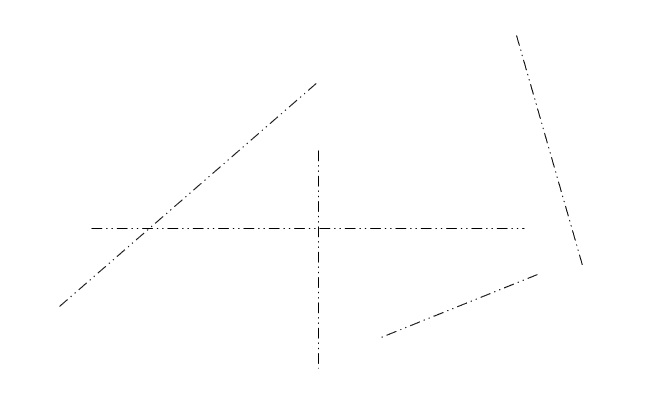
#> input picture HW2/lines1.jpg, 656 x 399 px; the run also reads 1 picture not shown here
$ jupyter execute --allow-errors 'hw2 - test5.ipynb'   (shell and % lines are left out)
#> lines starting #> are read from the running program, lines starting #| are printed output that depends on the picture; after the words box and inside, x2 and y2 are one past the last pixel; in counts of white or black regions, pixels touching at a corner belong together
#> in straight_lines, input_img is the input picture: shape (399, 656, 3); min 0, max 255, mean 254.2
## <span style="color:blue"> Computer Vision - Winter 2024

## <span style="color:blue"> Exercise 2 </span>
**Reichman University**

**Lecturer:** Prof. Yael Moses, RUNI

**TA:** Eyal Friedman, RUNI

**Submission date: 25.1.24** \
Note: In case you need an extension for any reason, you can submit it by 29.1.24. \
No extra extensions will be given.
In case you are in miluim - please contact Yael directly.

**Your name: [Your Name]**
**Your ID: [Your ID]**

In this exercise, you will implement:

1. Straight line detection from image features using  Hough Transform.
2. Various feature matching.
3. Computing depth from rectified images.

## <span style="color:blue"> Submission guidelines:</span>

1. Your **zip** file should include the following files only:
   - ex2.ipynb
   - images you use that were not given
2. You should use Jupyter Notebook.
3. Name the zip file **'ex2_ID_ID.zip'** and **do not** include any additional directories.
4. Submit using *Moodle*.
5. Submit on time!
6. You can submit this assignment in pairs (no triplets).
   * In the case of pair submission, both IDs and names should be added to the notebook.
   * One should submit the homework, and the other should submit a simple text file named: ID_ID.txt and nothing else.
   *Please make sure that your collaborator submits the HW.

## Read the following instructions carefully:

1. Write **efficient vectorized** code. When you think you cannot use vectorized code, give a short explanation of why.
2. You are responsible for the correctness of your code and should add as many tests as you see fit. Do not submit your tests unless requested.
3. Use `Python 3` and `numpy 1.18.5` or above. Changes to the configuration we provided are at your own risk. Before submitting the exercise, restart the kernel and run the notebook from start to finish to make sure everything works.
4. You are allowed to use functions and methods from the [Python Standard Library](https://docs.python.org/3/library/) and [numpy](https://www.numpy.org/devdocs/reference/) only. Any other imports are forbidden unless provided by us.
5. Your code must run without errors. Note, **Code that fails to run will not be graded.**
6. Document your code properly.
7. Go over Warmup Python - you can find relevant python functions that will make your life easier.

## Honor Code:
The assignment is a basic tool for learning the material. You can probably find the solution on the web (including ChatGPT), however, you will not learn what you should learn from it. In addition, since we give grades on the assignment, using existing solutions will be considered dishonest.
In particular, you are not allowed to copy or use any code that solve the tasks.
You are more than welcome to talk with your friends, but you are not allowed to give your code or answers and you are not allowed to use their code or answers.
Remember – you take this course in order to learn.

## I declair that I respcet the honor code:
<span style="color:red"> Add here your names:

[cell 1]
import cv2
from matplotlib import pyplot as plt
# This opens an inteactive figure - use it in part B
import matplotlib
matplotlib.use('TkAgg')
import argparse
import cv2
import numpy as np
import math
import matplotlib.pyplot as plt
from matplotlib.ticker import MultipleLocator
from scipy.ndimage import maximum_filter
import matplotlib.pyplot as plt
import numpy as np
from scipy.linalg import null_space
import timeit


# This specifies the way plots behave in jupyter notebook
plt.rcParams['figure.figsize'] = (8.0, 8.0) # set default size of plots
plt.rcParams['image.cmap'] = 'gray'


import platform
print("Python version: ", platform.python_version())
print("Numpy version: ", np.__version__)

## <span style="color:blue">Section A: Detect a Straight Lines

In this part you will use the set of edge points to detect straight lines in an image.\
The input will consist of edge points computed by the Canny edge detector - you can use the implementation of CV2, which is demonstrated below.\
    The output will be a set of straight lines in the image. There are two main methods to compute straight lines from such input: the Hough transform and RANSAC. You will implement the Hough transform.


**Hough transform**\
Every 2D line, $\ell$,   can be represented by 2 parameters:  $r$ and $\theta$ where all points on the lines satisfy $r=(xcos\theta, ysin\theta)$.
Let $P_0=(x_0,y_0)$ be the intersection of a normal to $\ell$ from the origin.
The distance between $P_0$ and the origin is given by $r$ and the angle between the normal and the $x$ axis is given by $\theta$.

**Your goal:**     Write the following function\
Straight_lines(image_file, res_r, res_orient,min_number_points,display,  ...)\
    You can add any other parameters that you need.


 To do so, you need also to define the following functions.
 You can add parameters to the functions, as long as you  provide clear explanations of their roles and purposes.

[cell 2]
def retain_max_in_neighborhood(matrix, radius):
    """
    Retain the maximum value in each neighborhood defined by a circular mask.
    """
    # Create a binary mask to define the circular neighborhood
    neighborhood_mask = np.zeros((2 * radius + 1, 2 * radius + 1), dtype=bool)
    y, x = np.ogrid[-radius:radius+1, -radius:radius+1]
    neighborhood_mask = x**2 + y**2 <= radius**2

    # Use scipy's maximum filter to get the local maximum in each circular neighborhood
    max_values = maximum_filter(matrix, footprint=neighborhood_mask)

    # Set all values to zero except for the maximum value in each neighborhood
    result = np.where(matrix == max_values, matrix, 0)

    return result

# [71 lines left out: functions show1Image, show2Images, show3Images, not called in this run]

[cell 3]
def H_matrix(L_points, resolution_r, resolution_ang):
    height, width = L_points.shape[:2]
    diag_len = np.sqrt(np.square(height) + np.square(width))
    thetas = np.arange(0, 180, step=resolution_ang)
    rhos = np.arange(-diag_len, diag_len, step=resolution_r)
    cos_thetas = np.cos(np.deg2rad(thetas))
    sin_thetas = np.sin(np.deg2rad(thetas))

    accumulator = np.zeros((len(rhos), len(thetas)))
    hough_rhos_cumulative = []

    for y in range(height):
        for x in range(width):
            if L_points[y][x] != 0:  # white pixel
                edge_pt = [y - height / 2, x - width / 2]
                hough_rhos, hough_thetas = [], []
                for theta_idx in range(len(thetas)):
                    rho = (edge_pt[1] * cos_thetas[theta_idx]) + (edge_pt[0] * sin_thetas[theta_idx])
                    theta = thetas[theta_idx]
                    rho_idx = np.argmin(np.abs(rhos - rho))
                    accumulator[rho_idx][theta_idx] += 1
                    hough_rhos.append(rho)
                    hough_thetas.append(theta)
                hough_rhos_cumulative.append(hough_rhos)
    return accumulator, thetas, rhos, hough_rhos_cumulative

def H_matrix_vec(L_points, resolution_r=1, resolution_ang=1):
    height, width = L_points.shape[:2]
    max_diag = np.sqrt(np.square(height) + np.square(width))
    thetas_range = np.arange(0, 180, step=resolution_ang)
    rhos_range = np.arange(-max_diag, max_diag, step=resolution_r)
    cos_thetas_range = np.cos(np.deg2rad(thetas_range))
    sin_thetas_range = np.sin(np.deg2rad(thetas_range))
    accumulator = np.zeros((len(rhos_range), len(rhos_range)))
    edge_points = np.argwhere(L_points != 0)
    edge_points = edge_points - np.array([[height/2, width/2]])

    rho_values = np.matmul(edge_points, np.array([sin_thetas_range, cos_thetas_range]))
    flat_rho_values = rho_values.flatten()
    thetas_range_2d = np.tile(thetas_range, rho_values.shape[0])

    accumulator, theta_vals, rho_vals = np.histogram2d(thetas_range_2d,flat_rho_values,bins=[thetas_range, rhos_range])
    accumulator = np.transpose(accumulator)

    return accumulator,thetas_range, rhos_range, rho_values


def list_lines(H, th, img_shape, rhos, thetas):
    # th - number of minimal points on the line
    out_lines = []
    for y in range(H.shape[0]):
        for x in range(H.shape[1]):
            # If number of votes is greater than bin_threshold provided shortlist it as a candidate line
            if H[y][x] > th:
                rho = rhos[y]
                theta = thetas[x]

                # a and b are intercepts in x and y direction
                a = np.cos(np.deg2rad(theta))
                b = np.sin(np.deg2rad(theta))

                x0 = (a * rho) + img_shape[1] / 2
                y0 = (b * rho) + img_shape[0] / 2

                # Get the extreme points to draw the line
                x1 = int(x0 + 1000 * (-b))
                y1 = int(y0 + 1000 * (a))
                x2 = int(x0 - 1000 * (-b))
                y2 = int(y0 - 1000 * (a))
                out_lines.append((rho, theta, x1, y1, x2, y2))
    return out_lines

def list_lines_vec(H, th, img_shape, rhos, thetas):
    # th - number of minimal points on the line
    y_coords, x_coords = np.where(H > th)

    # Calculate corresponding rho and theta values
    rhos_selected = rhos[y_coords]
    thetas_selected = thetas[x_coords]

    # a and b are intercepts in x and y direction
    a = np.cos(np.deg2rad(thetas_selected))
    b = np.sin(np.deg2rad(thetas_selected))

    x0 = (a * rhos_selected) + img_shape[1] / 2
    y0 = (b * rhos_selected) + img_shape[0] / 2

    # Get the extreme points to draw the line
    x1 = (x0 + 1000 * (-b)).astype(int)
    y1 = (y0 + 1000 * (a)).astype(int)
    x2 = (x0 - 1000 * (-b)).astype(int)
    y2 = (y0 - 1000 * (a)).astype(int)

    out_lines = list(zip(rhos_selected, thetas_selected, x1, y1, x2, y2))
    return out_lines


# [6 lines left out: function display_lines, not called in this run]

def display_image_line_image(im, lines):
    plt.figure(figsize=(8, 8))
    plt.suptitle('Hough Line Detection', fontsize=16)

    plt.subplot(221)
    plt.imshow(im)
    plt.title('Original Image')

    image_with_lines = im.copy()
    for line in lines:
        cv2.line(image_with_lines, (line[2], line[3]), (line[4], line[5]), (255, 0, 0), 2)

    plt.subplot(222)
    plt.imshow(image_with_lines)
    plt.title('Image with Detected Lines')
    plt.tight_layout()
    plt.show()

[cell 4]
def edge_detection(input_img, threshold1=100, threshold2=200):
    edge_image = cv2.cvtColor(input_img, cv2.COLOR_BGR2GRAY)
    edge_image = cv2.GaussianBlur(edge_image,(3,3),0)
    edge_image = cv2.Canny(edge_image, threshold1, threshold2)
    return edge_image


def straight_lines(image_file, res_rho, res_ang,min_number_points,display=False, max_radius=False):
    input_img = cv2.imread(image_file)
    # Edge detection on the input image
    edge_image = edge_detection(input_img)
#> in edge_detection, `edge_image = cv2.Canny(edge_image, threshold1, threshold2)`:
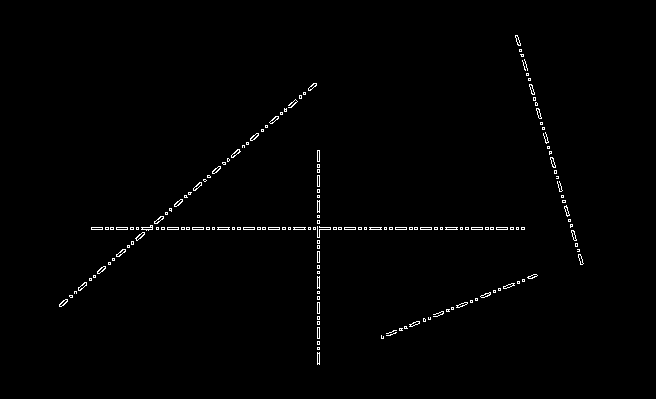
#> edge_image: shape (399, 656); 0.93% white in thin lines or dots, all inside (x1, y1, x2, y2) = (59, 35, 584, 365)
    accumulator, thetas, rhos, cu_rhos = H_matrix(edge_image, res_rho, res_ang)
#> in straight_lines, `accumulator, thetas, rhos, cu_rhos = H_matrix(edge_image, res_rho, res..`: thetas = 36 values from 0 to 175; rhos = 512 values from -767.8 to 765.2; cu_rhos = 2436 items
    if max_radius: accumulator = retain_max_in_neighborhood(accumulator, 4)
#> in retain_max_in_neighborhood, `max_values = maximum_filter(matrix, footprint=neighborhood_mask)`:
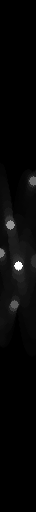
#> max_values: shape (512, 36) float64; min 0, max 449, mean 12.1; drawn with min black and max white
    lines = list_lines(accumulator, min_number_points, edge_image.shape, rhos, thetas)
#> after the loop in list_lines, `for y in range(H.shape[0]):`: out_lines = [(-224.8, 165, 286, -824, 803, 1107), (-92.81, 50, -497, 771, 1034, -514), (-8.81, 0, 319, 1199, 319, -800), (27.19, 90, -672, 226, 1328, 226), (144.2, 70, -562, 677, 1317, -7)]
#> in straight_lines, `lines = list_lines(accumulator, min_number_points, edge_image.shape, r..`: lines has the same summary as out_lines in list_lines
#| 5
    print(len(lines))

    if display:
        # display_lines(input_img, lines)
        cu_rhos = np.array(cu_rhos)
        figure = plt.figure(figsize=(8, 8))
        hough_plot = figure.add_subplot()
        # hough_plot.set_facecolor((0, 0, 0))
        # hough_plot.invert_yaxis()
        hough_plot.title.set_text("Hough Matrix")
        hough_plot.plot(thetas, cu_rhos.T, color="black", alpha=0.05)

        display_image_line_image(input_img, lines)
#> the loop in display_image_line_image, `for line in lines:` made 5 passes
#> in display_image_line_image, `plt.show()`:
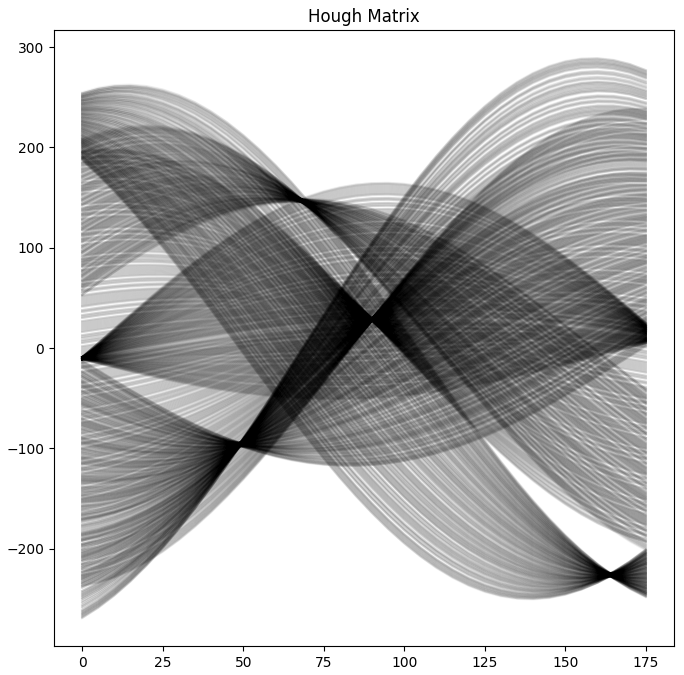
#> figure drawn by matplotlib, 1 panel; curve peaks at x = 0, y = 187; curve peaks at x = 0, y = 188; curve peaks at x = 0, y = 189

    return lines

def straight_lines2(image_file, res_rho, res_ang,min_number_points,display=False, max_radius=False):
    input_img = cv2.imread(image_file)
    # Edge detection on the input image
    edge_image = edge_detection(input_img)
    accumulator, thetas, rhos, cumul_rhos = H_matrix_vec(edge_image, res_rho, res_ang)
#> in H_matrix_vec, `edge_points = np.argwhere(L_points != 0)`: edge_points = 2436 pairs, first value 35 to 364, second value 59 to 583
#> in H_matrix_vec, `edge_points = edge_points - np.array([[height/2, width/2]])`: edge_points = 2436 pairs, first value -164.5 to 164.5, second value -269 to 255
#> in H_matrix_vec, `accumulator, theta_vals, rho_vals = np.histogram2d(thetas_range_2d,fla..`: theta_vals = 36 values from 0 to 175; rho_vals = 512 values from -767.8 to 765.2
#> thetas = 36 values from 0 to 175; rhos = 512 values from -767.8 to 765.2
    if max_radius: accumulator = retain_max_in_neighborhood(accumulator, 4)
    lines = list_lines_vec(accumulator, min_number_points, edge_image.shape, rhos, thetas)
#> in list_lines_vec, `y_coords, x_coords = np.where(H > th)`: y_coords = [180, 224, 252, 261, 265, 304]; x_coords = [33, 10, 0, 34, 18, 14]
#> in list_lines_vec, `rhos_selected = rhos[y_coords]`: rhos_selected = [-227.8, -95.81, -11.81, 15.19, 27.19, 144.2]
#> in list_lines_vec, `thetas_selected = thetas[x_coords]`: thetas_selected = [165, 50, 0, 170, 90, 70]
#> in list_lines_vec, `a = np.cos(np.deg2rad(thetas_selected))`: a = [-0.966, 0.643, 1, -0.985, 6.12e-17, 0.342]
#> in list_lines_vec, `b = np.sin(np.deg2rad(thetas_selected))`: b = [0.259, 0.766, 0, 0.174, 1, 0.94]
#> in list_lines_vec, `x0 = (a * rhos_selected) + img_shape[1] / 2`: x0 = [548.1, 266.4, 316.2, 313, 328, 377.3]
#> in list_lines_vec, `y0 = (b * rhos_selected) + img_shape[0] / 2`: y0 = [140.5, 126.1, 199.5, 202.1, 226.7, 335]
#> in list_lines_vec, `x1 = (x0 + 1000 * (-b)).astype(int)`: x1 = [289, -499, 316, 139, -672, -562]
#> in list_lines_vec, `y1 = (y0 + 1000 * (a)).astype(int)`: y1 = [-825, 768, 1199, -782, 226, 677]
#> in list_lines_vec, `x2 = (x0 - 1000 * (-b)).astype(int)`: x2 = [806, 1032, 316, 486, 1328, 1317]
#> in list_lines_vec, `y2 = (y0 - 1000 * (a)).astype(int)`: y2 = [1106, -516, -800, 1186, 226, -7]
#> in list_lines_vec, `out_lines = list(zip(rhos_selected, thetas_selected, x1, y1, x2, y2))`: out_lines = [(-227.8, 165, 289, -825, 806, 1106), (-95.81, 50, -499, 768, 1032, -516), (-11.81, 0, 316, 1199, 316, -800), (15.19, 170, 139, -782, 486, 1186), (27.19, 90, -672, 226, 1328, 226), (144.2, 70, -562, 677, 1317, -7)]
#> lines has the same summary as out_lines in list_lines_vec
    print(len(lines))
#| 6

    if display:
        # display_lines(input_img, lines)
        cumul_rhos = np.array(cumul_rhos)
        figure = plt.figure(figsize=(5, 5))
        # figure = plt.figure()
        hough_plot = figure.add_subplot()
        # hough_plot.set_facecolor((0, 0, 0))
        # hough_plot.invert_yaxis()
        hough_plot.title.set_text("Hough Matrix")
        hough_plot.plot(thetas, cumul_rhos.T, color="black", alpha=0.05)
        display_image_line_image(input_img, lines)
#> the loop in display_image_line_image (call 2), `for line in lines:` made 6 passes
#> after the loop in display_image_line_image (call 2), `for line in lines:`:
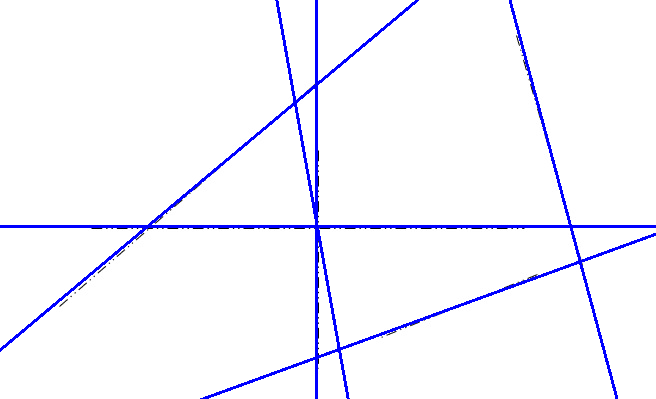
#> image_with_lines: shape (399, 656, 3); 3.26% of pixels changed, all inside (x1, y1, x2, y2) = (0, 0, 656, 399)
#> in display_image_line_image (call 2), `plt.show()`:
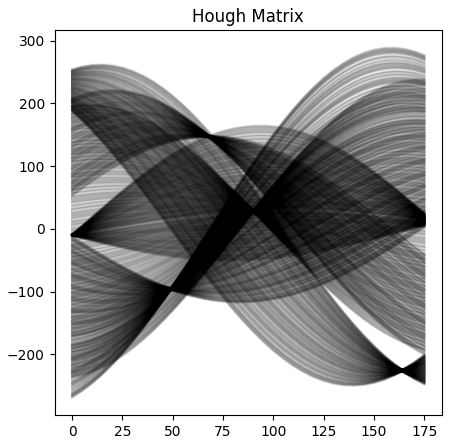
#> figure drawn by matplotlib, 1 panel; curve peaks at x = 0, y = 187; curve peaks at x = 0, y = 188; curve peaks at x = 0, y = 189

    return lines

imgpath = 'lines1.jpg'
resolution_r = 3
resolution_ang = 5
bin_threshold = 100
lines_are_white = True

straight_lines(imgpath, resolution_r, resolution_ang, bin_threshold,  True, True)
straight_lines2(imgpath, resolution_r, resolution_ang, bin_threshold,  True, True)
print()

[cell 5]
# Here is an example of how to draw a red line
# between (x1, y1) and (x2, y2) on a gray level image, img
# The first step is to create a color image from img.
img = cv2.imread(imgpath)
x1, y1, x2, y2 = 0, 0, 100, 100
thickness = 2
imC=np.dstack([img,img,img])   # a gray level image that is saved as a color image
cv2.line(img, (x1, y1), (x2, y2), (255,0,0), thickness)
#> img: shape (399, 656, 3); 0.19% of pixels changed, all inside (x1, y1, x2, y2) = (0, 0, 102, 102)
imgplot = plt.imshow(img)

[cell 6]
# Here is an example of how to use the CV2 Canny edge detector.
# You can play with the parameters to achieve desired results.
# Note that this implementation does not include smoothing with a Gaussian filter :(


img = cv2.imread('.\images\Sudoku.PNG', cv2.IMREAD_GRAYSCALE)
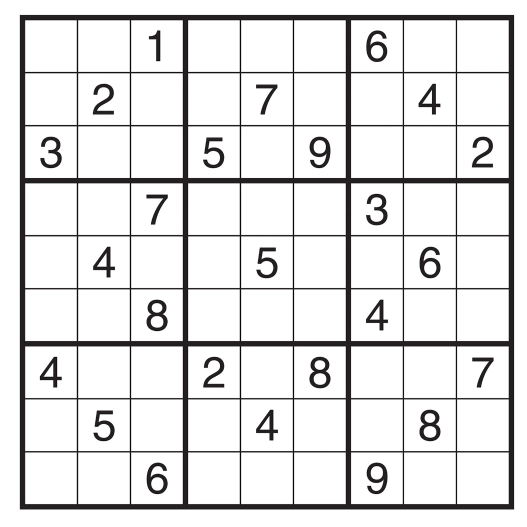
#> input picture HW2/images/Sudoku.PNG, 1053 x 1053 px, found by its file name (shown at 1/2 size)
#> img: shape (1053, 1053)
assert img is not None, "file could not be read, check with os.path.exists()"

edges = cv2.Canny(img,250,500,5)
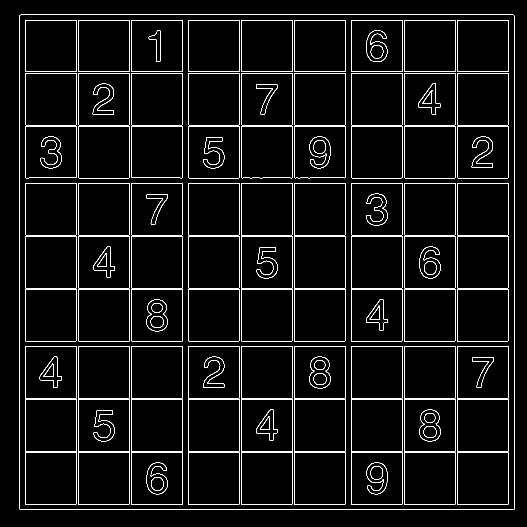
#> edges: shape (1053, 1053) (shown at 1/2 size); 4.1% white in thin lines or dots, all inside (x1, y1, x2, y2) = (39, 29, 1029, 1019)

plt.rcParams['figure.figsize'] = (16.0, 16.0)
f, ((ax1, ax2)) = plt.subplots(1, 2, sharex='col', sharey='row')

ax1.imshow(img), ax1.set_title('Original Image')
ax2.imshow(edges), ax2.set_title('Edge Image')

**Apply and answer**

1. Generate a synthetic image to test your Hough Transform algorithm.
   * Submit the image as well as the results.

2. Apply your algorithm to the following images: Crosswalk, linesOnTheRoadGray, Sudoku.
   * Choose a set of parameters so the results looks fine.
   * You may need different parameters for each image.
   * Display the results.


3. **Answer**: How the resolutions of $r$ and $\theta$ affect the results?
   * Display images that demonstarte your answer.


4. Choose one image and **answer**: how many straight lines did you find with more than 50 points?
   * Display these lines on the image.


5. Suggest an algorithm to compute the length of the line in the image.
   * Describe the algorithm without implementing it.


6. Suggest three applications to use the results of straight line detection in an image.

[cell 7]
# 1. generated "lines1.jpg" using word to test on syntehtic image made of dots


# 2. view the edge image before the line detection (change to relevant image path)
plt.imshow(edge_detection(cv2.imread('lines1.jpg'), 140, 250))
plt.show()

# comment/uncomment to see different images
straight_lines('lines1.jpg', 1, 1, 50, True, True)
#> call 2 of straight_lines, with image_file = 'lines1.jpg', res_rho = 1, res_ang = 1, min_number_points = 50, display = True, max_radius = True
#> call 2 of H_matrix, with resolution_r = 1, resolution_ang = 1
#> after the loop in H_matrix (call 2), `for y in range(height):`:
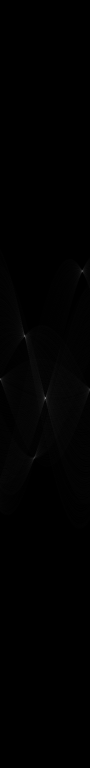
#> accumulator: shape (1536, 180) float64 (shown at 1/2 size); min 0, max 338, mean 1.6; drawn with min black and max white
#> in straight_lines (call 2), `accumulator, thetas, rhos, cu_rhos = H_matrix(edge_image, res_rho, res..`: thetas = 180 values from 0 to 179; rhos = 1536 values from -767.8 to 767.2
#> in straight_lines (call 2), `lines = list_lines(accumulator, min_number_points, edge_image.shape, r..`: lines = [(-224.8, 164, 268, -823, 819, 1098), (-94.81, 49, -488, 784, 1020, -528), (-10.81, 0, 317, 1199, 317, -800), (11.19, 179, 299, -800, 334, 1199), (27.19, 90, -672, 226, 1328, 226), (146.2, 68, -544, 709, 1309, -39)]
#| 6
#> in straight_lines (call 2), `cu_rhos = np.array(cu_rhos)`:
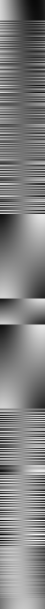
#> cu_rhos: shape (2436, 180) float64 (shown at 1/4 size); min -269, max 289.3, mean 13.5; drawn with min black and max white
#> the loop in display_image_line_image (call 3), `for line in lines:` made 6 passes
#> after the loop in display_image_line_image (call 3), `for line in lines:`:
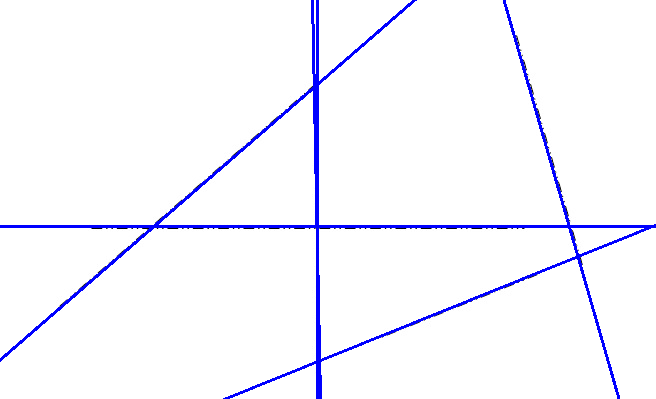
#> image_with_lines: shape (399, 656, 3); 3.06% of pixels changed, all inside (x1, y1, x2, y2) = (0, 0, 656, 399)
#> (the rest of the program and of its run is left out)
